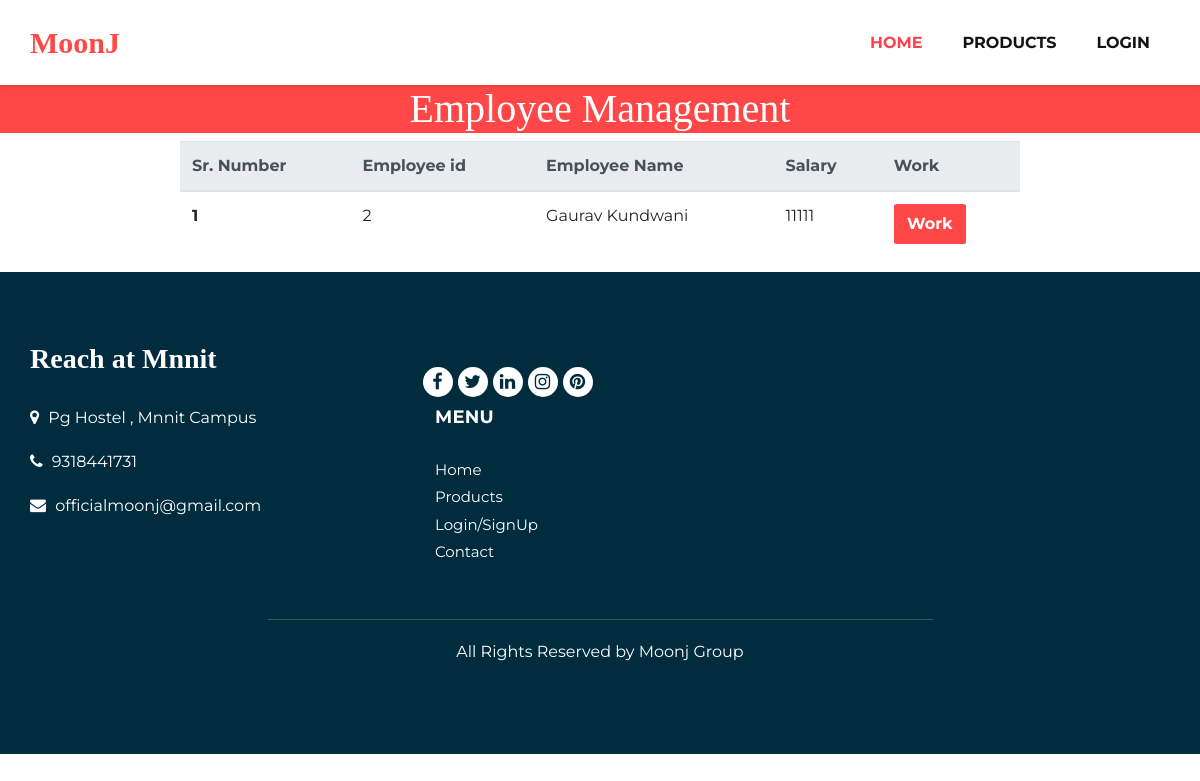
/employe_manage/ (signed in), run on the app's committed database.
### admin1/models.py (models this page shows, shortened)
class Employee(models.Model):
    employee_id = models.AutoField(primary_key=True)
    name = models.CharField(max_length=100)
    bank_account = models.IntegerField()
    status = models.BooleanField(default=True)
    salary=models.IntegerField(default=0)
    pass

### admin1/views.py (the view)
# urls.py: path('employe_manage/',admin1.employe_manage),
def employe_manage(request):
    obj_list  = []
    if request.session.has_key('admin_session'):
        data1 =  Employee.objects.all()
        index=1
        for x in data1:
            ob = emp(index,x.name,x.salary,x.employee_id)
            obj_list.append(ob)
            index =index+1
        context ={
            "data1" : obj_list,
        }
        return render(request,'registeration/employee.html',context)
    pass

### registration/templates/registeration/Employee.html
{% extends 'registeration/Admin_base.html' %}
{% load static %}
{% block content %}
<h1 style="text-align:center; color:white;background-color: rgba(255,0,0,0.721);"> Employee Management </h1>
<div style="width: 70vw;margin-left:15vw">
    <table class="table">
        <thead class="thead-light">
            <tr>
                <th scope="col">Sr. Number</th>
                <th scope="col">Employee id</th>
                <th scope="col">Employee Name</th>
                <th scope="col">Salary</th>
                <th scope="col">Work</th>
            </tr>
        </thead>
        <tbody>
            {% for x in data1 %}
            <tr>
                <th scope="row">{{x.sr_no}}</th>
                <td>{{ x.emp_id }}</td>
                <td>{{ x.name }}</td>
                <td>{{ x.salary }}</td>
                <td> <a href="/add_employe"><Button
                        style="background-color:rgba(255,0,0,0.721);height:5vh;width:6vw; color:white;font-weight: bold;border: none; border-radius: 5%;">Work</Button></a>
                </td>
            </tr>
            {% endfor %}
        </tbody>
    </table>
</div>
{% endblock content %}

### static/css/style.css (style rules this page uses)
* { box-sizing: border-box; }
body { font-family: 'Montserrat', sans-serif; color: #0c0c0c; background-color: #ffffff; overflow-x: hidden; }
h1, h2 { font-family: 'Playfair Display', serif; }
a, a:hover, a:focus { text-decoration: none; }

### data on the page
Employee: sr_no "1", emp_id "2", name "Gaurav Kundwani", salary "11111"
